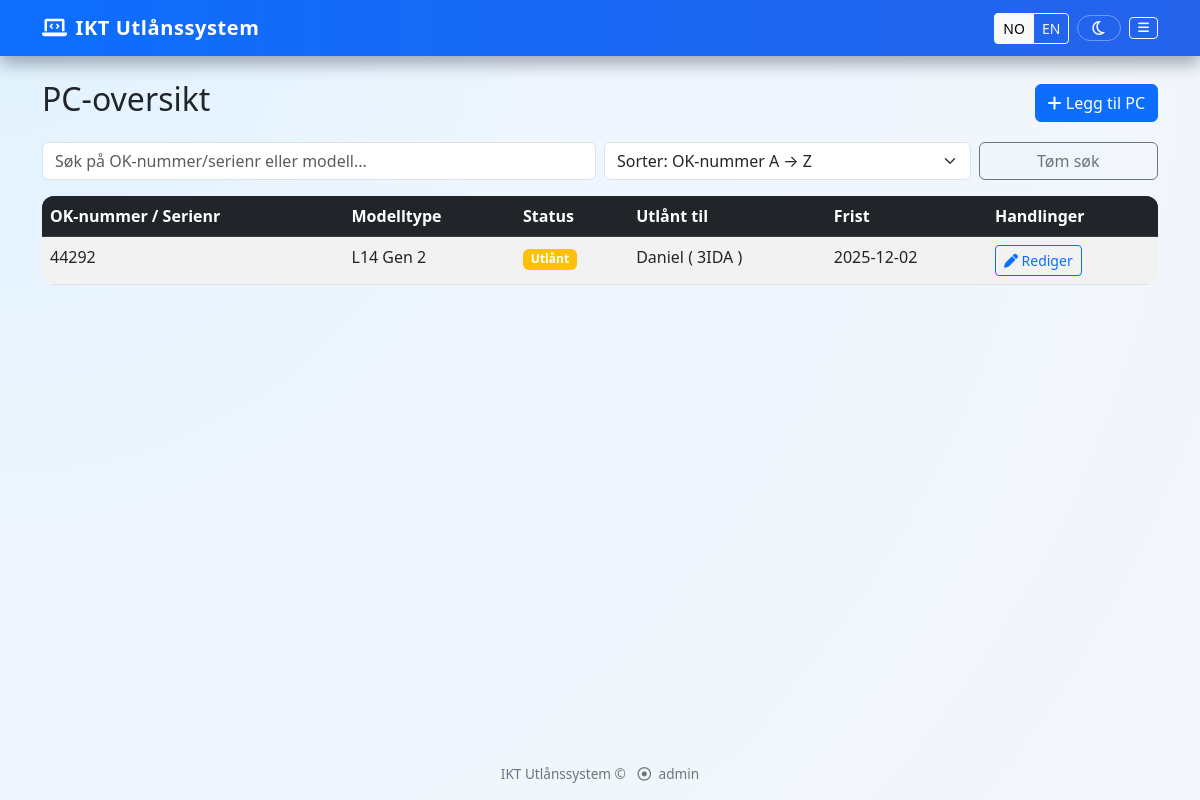
Page /pcs (signed in) on the earlier database version.
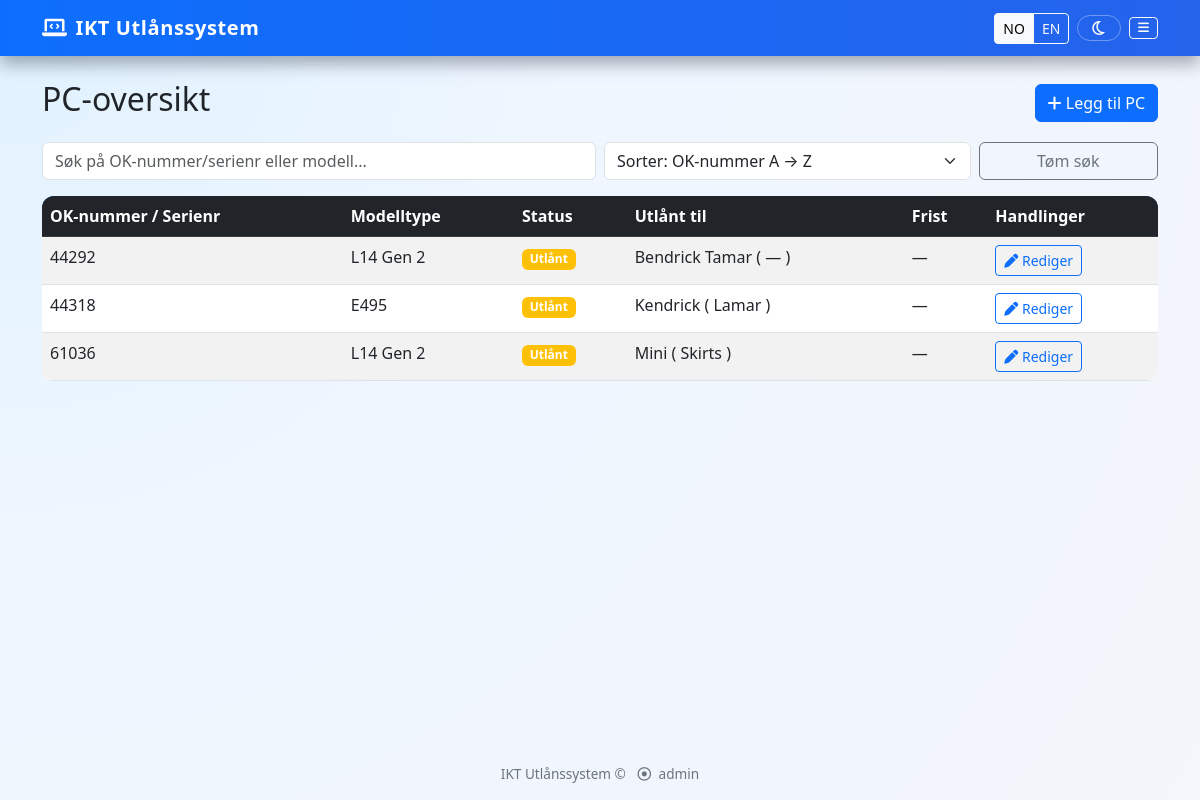
Same page on the later database version.
### app.py (models this page shows, shortened)
class PC(db.Model):
    __tablename__ = "pc"  # stabilt tabellnavn
    id = db.Column(db.Integer, primary_key=True)
    ok_number = db.Column(db.String(50), unique=True, nullable=False)
    model_type = db.Column(db.String(100), nullable=False)
    notes = db.Column(db.String(200))
    def active_loan(self):
        return Loan.query.filter_by(pc_id=self.id, is_returned=False).first()

class Loan(db.Model):
    __tablename__ = "loan"
    id = db.Column(db.Integer, primary_key=True)
    borrower_name = db.Column(db.String(100), nullable=False)
    borrower_phone = db.Column(db.String(30))
    class_info = db.Column(db.String(50))
    item = db.Column(db.String(100), nullable=False)
    reason = db.Column(db.String(200))
    checkout_date = db.Column(db.DateTime, default=datetime.utcnow)
    value = db.Column(db.String(100))
    due_date = db.Column(db.DateTime, nullable=True)
    return_date = db.Column(db.DateTime, nullable=True)
    user_id = db.Column(db.Integer, db.ForeignKey('user.id'), nullable=False)
    is_returned = db.Column(db.Boolean, default=False)
    pc_id = db.Column(db.Integer, db.ForeignKey('pc.id'), nullable=True)
    pc = db.relationship('PC', backref='loans')

### app.py (the view)
@app.route('/pcs')
@login_required
def pc_inventory():
    pcs = PC.query.order_by(PC.ok_number.asc()).all()
    return render_template('pc_inventory.html', pcs=pcs)

### app.py (called while the page is built)
def translate(text: str) -> str:
    lang = session.get("lang", "no")
    if lang == "en":
        return translations.get("en", {}).get(text, text)
    return text

def translate_class(text: str) -> str:
    if not text:
        return text
    lang = session.get("lang", "no")
    if lang == "en":
        return class_translations_en.get(text, text)
    return text

def login_required(f):
    @wraps(f)
    def wrap(*args, **kwargs):
        if 'user_id' not in session:
            flash('Du må logge inn først.', 'danger')
            return redirect(url_for('login'))
        return f(*args, **kwargs)
    return wrap

@app.context_processor
def inject_admin_flag():
    return {
        "is_admin": session.get("is_admin", False),
        "t": translate,
        "item_t": translate_item,
        "class_t": translate_class,  # 👈 use this in templates for loan.class_info
        "current_lang": session.get("lang", "no"),
    }

### templates/pc_inventory.html (shortened to what this page needs)
{% extends "base.html" %}
{% block content %}
<div class="d-flex justify-content-between align-items-center mb-3">
    <h2>{{ t('PC-oversikt') }}</h2>
    {% if is_admin %}
    <a href="{{ url_for('add_pc') }}" class="btn btn-primary">
        <i class="fas fa-plus"></i> {{ t('Legg til PC') }}
    </a>
    {% endif %}
</div>
<div class="row g-2 mb-3">
    <div class="col-md-6">
        <input id="pcSearch" type="text" class="form-control"
            placeholder="{{ t('Søk på OK-nummer/serienr eller modell...') }}">
    </div>
    <div class="col-md-4">
        <select id="pcSort" class="form-select">
            <option value="ok_asc">{{ t('Sorter: OK-nummer A → Z') }}</option>
        </select>
    </div>
    <div class="col-md-2 d-grid">
        <button id="clearSearch" class="btn btn-outline-secondary">
            {{ t('Tøm søk') }}
        </button>
    </div>
</div>
{% if pcs and pcs|length > 0 %}
<div class="table-responsive">
    <table class="table table-striped table-hover" id="pcTable">
        <thead class="table-dark">
            <tr>
                <th>{{ t('OK-nummer / Serienr') }}</th>
                <th>{{ t('Modelltype') }}</th>
                <th>{{ t('Status') }}</th>
                <th>{{ t('Utlånt til') }}</th>
                <th>{{ t('Frist') }}</th>
                {% if is_admin %}
                <th>{{ t('Handlinger') }}</th>
                {% endif %}
            </tr>
        </thead>
        <tbody>
            {% for pc in pcs %}
            {% set active = pc.active_loan() %}
            <tr class="pc-row" data-ok="{{ pc.ok_number|lower }}" data-model="{{ pc.model_type|lower }}"
                data-status="{% if active %}loaned{% else %}free{% endif %}"
                data-oknum="{% set digits = pc.ok_number|replace('OK','')|replace('ok','')|replace(' ','') %}{{ digits }}">
                <td>{{ pc.ok_number }}</td>
                <td>{{ pc.model_type }}</td>
                <td>
                    {% if active %}
                    <span class="badge bg-warning">{{ t('Utlånt') }}</span>
                    {% else %}
                    <span class="badge bg-success">{{ t('Ledig') }}</span>
                    {% endif %}
                </td>
                <td>
                    {% if active %}
                    {{ active.borrower_name }}
                    (
                    {% if active.class_info %}
                    {{ class_t(active.class_info) }}
                    {% else %}
                    —
                    {% endif %}
                    )
                    {% else %}
                    —
                    {% endif %}
                </td>
                <td>
                    {% if active and active.due_date %}
                    {{ active.due_date.strftime('%Y-%m-%d') }}
                    {% else %}
                    —
                    {% endif %}
                </td>
                {% if is_admin %}
                <td class="text-nowrap">
                    <a class="btn btn-sm btn-outline-primary" href="{{ url_for('edit_pc', pc_id=pc.id) }}">
                        <i class="fas fa-pen"></i> {{ t('Rediger') }}
                    </a>
                </td>
                {% endif %}
            </tr>
            {% endfor %}
        </tbody>
    </table>
</div>
{% else %}
<div class="alert alert-info">{{ t('Ingen PC-er registrert ennå.') }}</div>
{% endif %}
{% endblock %}

Differences in the rows shown:
no longer on this page (row edited): Loan: borrower_name "Daniel", class_info "3IDA", due_date "2025-12-02"
shown differently, row unchanged: PC (number 1 of 3 on the later page): now shows "— —"
added Loan: borrower_name "Bendrick Tamar"
added PC: ok_number "44318", model_type "E495", t "Utlånt", t "Rediger"
added Loan: borrower_name "Kendrick", class_info "Lamar"
added PC: ok_number "61036", model_type "L14 Gen 2", t "Utlånt", t "Rediger"
added Loan: borrower_name "Mini", class_info "Skirts"
